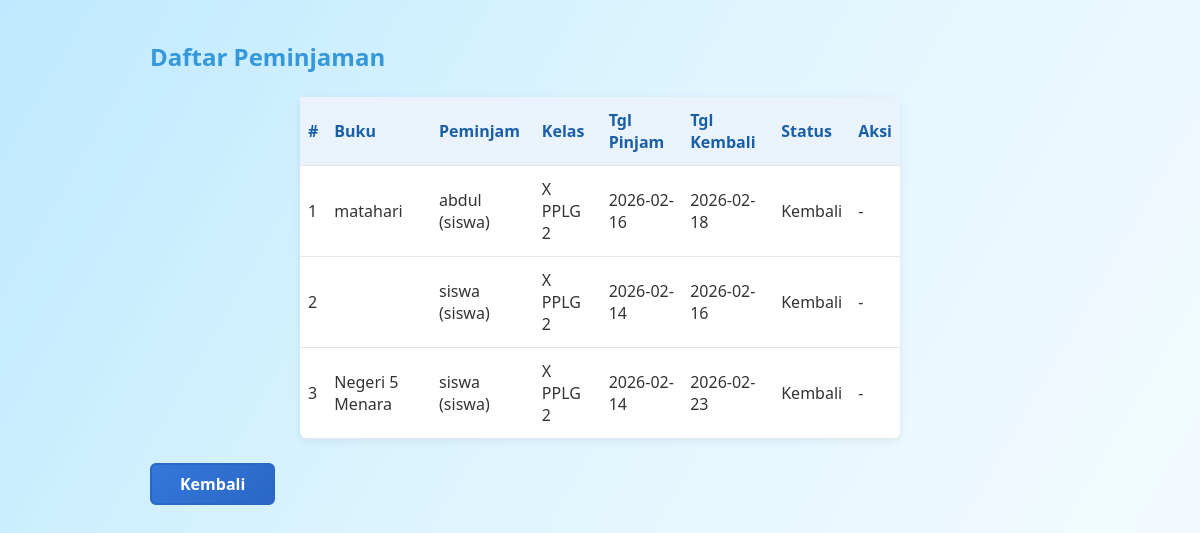
The page /admin_peminjaman.php (signed in) on the database as committed earlier.
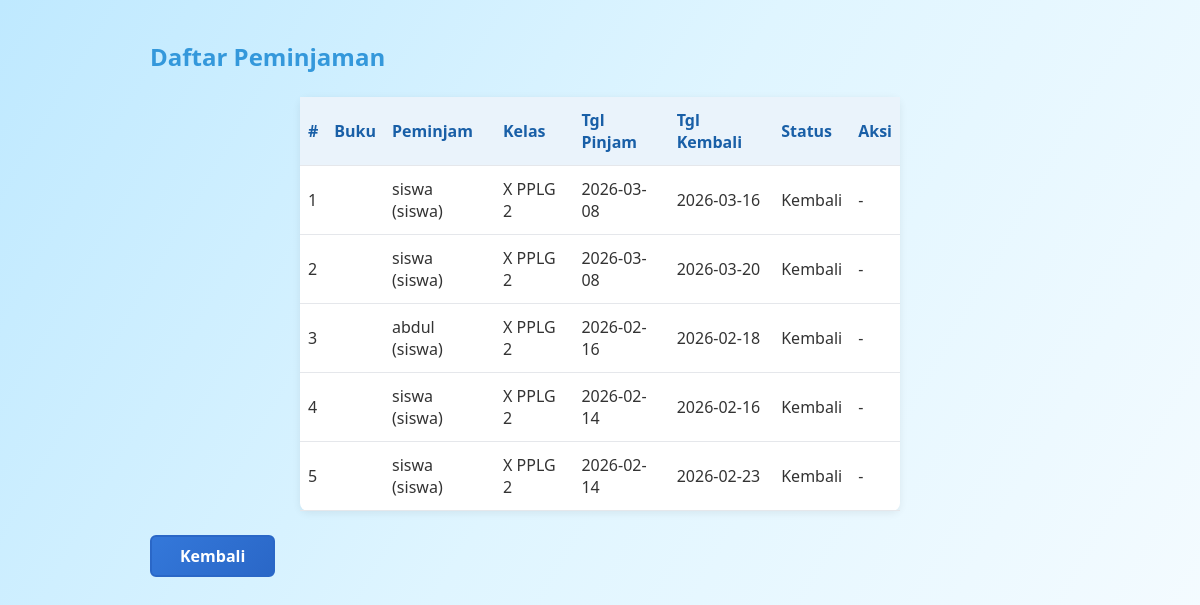
The same page on the database as committed later.
### tables this page shows
CREATE TABLE `peminjaman` (
  `id` int(11) NOT NULL,
  `id_user` int(11) DEFAULT NULL,
  `id_buku` int(11) DEFAULT NULL,
  `nama_peminjam` varchar(150) DEFAULT NULL,
  `kelas` varchar(100) DEFAULT NULL,
  `tanggal_pinjam` date DEFAULT NULL,
  `tanggal_kembali` date DEFAULT NULL,
  `status` varchar(30) DEFAULT NULL,
  `created_at` datetime DEFAULT current_timestamp()
);

CREATE TABLE `buku` (
  `id_buku` int(11) NOT NULL,
  `judul` varchar(100) DEFAULT NULL,
  `penulis` varchar(100) DEFAULT NULL,
  `penerbit` varchar(100) DEFAULT NULL,
  `tahun_terbit` year(4) DEFAULT NULL,
  `stok` int(11) DEFAULT NULL,
  `rak` varchar(20) DEFAULT NULL,
  `status` varchar(20) DEFAULT NULL,
  `foto` varchar(255) DEFAULT NULL,
  `deskripsi` text DEFAULT NULL,
  `jumlah_halaman` int(11) DEFAULT NULL
);

CREATE TABLE `users` (
  `id` int(11) NOT NULL,
  `username` varchar(50) DEFAULT NULL,
  `password` varchar(50) DEFAULT NULL,
  `role` varchar(20) DEFAULT NULL
);

### admin_peminjaman.php (the view, shortened to what this page needs)
<?php
include 'config/koneksi.php';
$res = mysqli_query($koneksi, "SELECT p.*, b.judul, u.username FROM peminjaman p LEFT JOIN buku b ON p.id_buku=b.id_buku LEFT JOIN users u ON p.id_user=u.id ORDER BY p.created_at DESC");
?>
<!DOCTYPE html>
<html>
<head>
    <link rel="stylesheet" href="assets/css/style.css">
</head>
<body>
<div style="max-width:900px;margin:40px auto;">
    <h2 style="color:#3498db;">Daftar Peminjaman</h2>
    <table>
        <tr><th>#</th><th>Buku</th><th>Peminjam</th><th>Kelas</th><th>Tgl Pinjam</th><th>Tgl Kembali</th><th>Status</th><th>Aksi</th></tr>
        <?php $no=1; while($r = mysqli_fetch_assoc($res)): ?>
        <tr>
            <td><?= $no++; ?></td>
            <td><?= htmlspecialchars($r['judul']); ?></td>
            <td><?= htmlspecialchars($r['nama_peminjam']); ?> (<?= htmlspecialchars($r['username']); ?>)</td>
            <td><?= htmlspecialchars($r['kelas']); ?></td>
            <td><?= htmlspecialchars($r['tanggal_pinjam']); ?></td>
            <td><?= htmlspecialchars($r['tanggal_kembali']); ?></td>
            <td><?= htmlspecialchars($r['status']); ?></td>
            <td>
                <?php if($r['status'] !== 'Kembali'): ?>
                    <a href="admin_kembalikan.php?id=<?= $r['id']; ?>" onclick="return confirm('Tandai sebagai dikembalikan?')">Kembalikan</a>
                <?php else: ?>
                    -
                <?php endif; ?>
            </td>
        </tr>
        <?php endwhile; ?>
    </table>
    <div style="margin-top:12px;"><a href="test_buku.php" class="book-back">Kembali</a></div>
</div>
</body>
</html>

Rows that differ between the two databases and show on the page:
added peminjaman: nama_peminjam "siswa", users.username "siswa", kelas "X PPLG 2", tanggal_pinjam "2026-03-08", tanggal_kembali "2026-03-16", status "Kembali"
added peminjaman: nama_peminjam "siswa", users.username "siswa", kelas "X PPLG 2", tanggal_pinjam "2026-03-08", tanggal_kembali "2026-03-20", status "Kembali"
shown differently, row unchanged: peminjaman "abdul": id_buku.judul "matahari" → (not shown)
shown differently, row unchanged: peminjaman (number 5 of 5 on the later page): id_buku.judul "Negeri 5 Menara" → (not shown)
